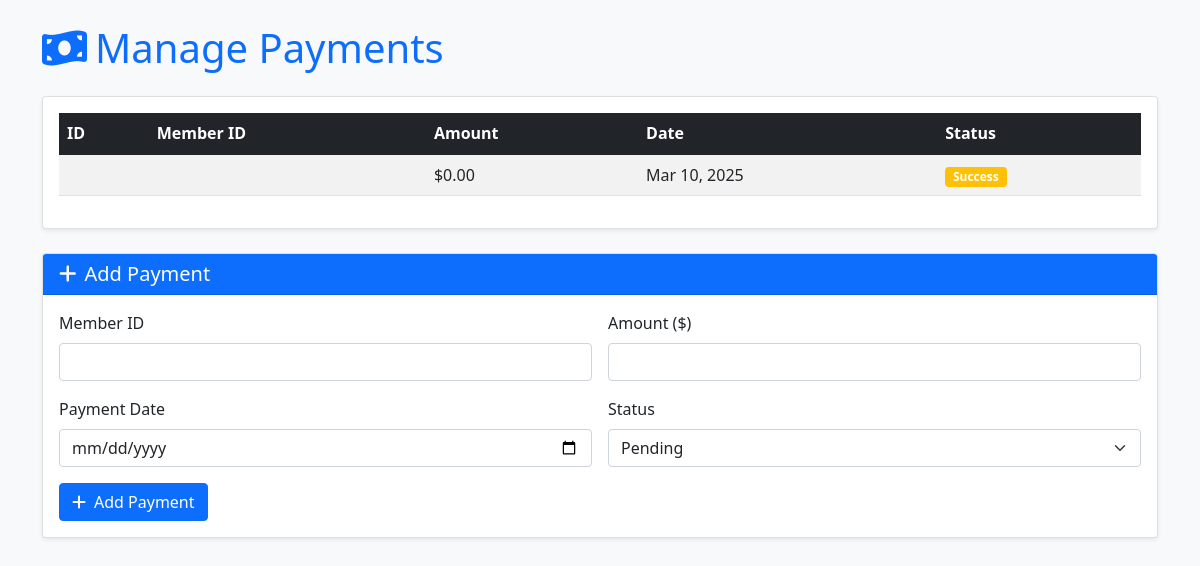
The page /payments.php on the database as committed earlier.
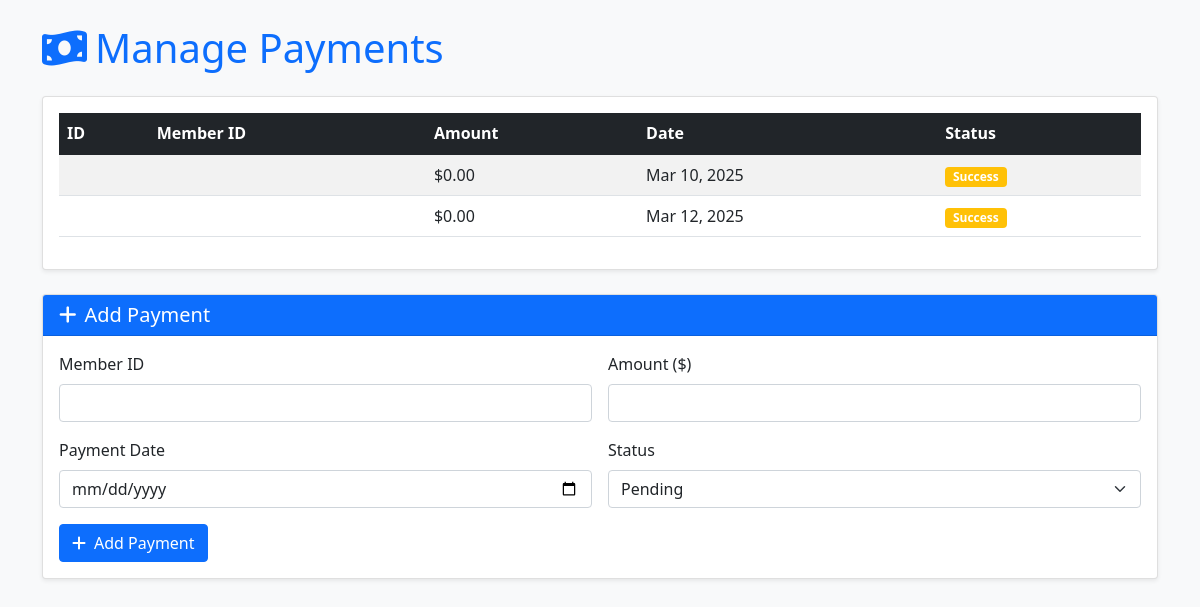
The same page on the database as committed later.
### tables this page shows
CREATE TABLE `payments` (
  `id` int(11) DEFAULT NULL,
  `member_id` int(11) DEFAULT NULL,
  `payment_method` varchar(50) DEFAULT NULL,
  `amount` decimal(10,2) DEFAULT NULL,
  `transaction_id` varchar(50) DEFAULT NULL,
  `payment_date` timestamp NOT NULL DEFAULT current_timestamp() ON UPDATE current_timestamp(),
  `status` enum('Success','Failed','Pending') DEFAULT 'Success'
);

### payments.php (the view, shortened to what this page needs)
<?php
include 'config/db.php';
$payments = $conn->query("SELECT * FROM payments");
?>
<!DOCTYPE html>
<html lang="en">
<head>
    <link href="https://cdn.jsdelivr.net/npm/bootstrap@5.1.3/dist/css/bootstrap.min.css" rel="stylesheet">
    <link href="https://cdnjs.cloudflare.com/ajax/libs/font-awesome/6.0.0/css/all.min.css" rel="stylesheet">
</head>
<body class="bg-light">
    <div class="container py-4">
        <h1 class="mb-4 text-primary"><i class="fas fa-money-bill-wave me-2"></i>Manage Payments</h1>
        <div class="card mb-4 shadow-sm">
            <div class="card-body">
                <div class="table-responsive">
                    <table class="table table-striped table-hover">
                        <thead class="table-dark">
                            <tr>
                                <th>ID</th>
                                <th>Member ID</th>
                                <th>Amount</th>
                                <th>Date</th>
                                <th>Status</th>
                            </tr>
                        </thead>
                        <tbody>
                            <?php while ($row = $payments->fetch_assoc()) { ?>
                            <tr>
                                <td><?= htmlspecialchars($row['id']) ?></td>
                                <td><?= htmlspecialchars($row['member_id']) ?></td>
                                <td>$<?= number_format($row['amount'], 2) ?></td>
                                <td><?= date('M d, Y', strtotime($row['payment_date'])) ?></td>
                                <td>
                                    <span class="badge bg-<?= $row['status'] == 'Completed' ? 'success' : 'warning' ?>">
                                        <?= htmlspecialchars($row['status']) ?>
                                    </span>
                                </td>
                            </tr>
                            <?php } ?>
                        </tbody>
                    </table>
                </div>
            </div>
        </div>
        <div class="card shadow-sm">
            <div class="card-header bg-primary text-white">
                <h2 class="h5 mb-0"><i class="fas fa-plus me-2"></i>Add Payment</h2>
            </div>
            <div class="card-body">
                <form method="POST" class="row g-3">
                    <div class="col-md-6">
                        <label class="form-label">Member ID</label>
                        <input type="number" name="user_id" class="form-control" required>
                    </div>
                    <div class="col-md-6">
                        <label class="form-label">Amount ($)</label>
                        <input type="number" step="0.01" name="amount" class="form-control" required>
                    </div>
                    <div class="col-md-6">
                        <label class="form-label">Payment Date</label>
                        <input type="date" name="payment_date" class="form-control" required>
                    </div>
                    <div class="col-md-6">
                        <label class="form-label">Status</label>
                        <select name="status" class="form-select">
                            <option value="Pending">Pending</option>
                        </select>
                    </div>
                    <div class="col-12">
                        <button type="submit" name="add_payment" class="btn btn-primary">
                            <i class="fas fa-plus me-2"></i>Add Payment
                        </button>
                    </div>
                </form>
            </div>
        </div>
    </div>
</body>
</html>

Rows that differ between the two databases and show on the page:
added payments: amount "0.00", payment_date "Mar 12, 2025", status "Success"
